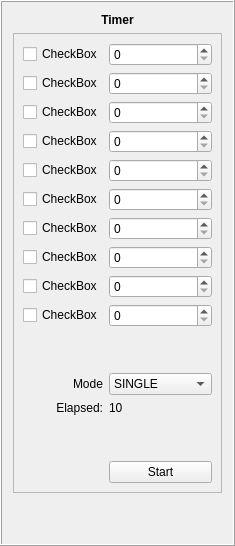
         <widget class="QFrame" name="frame_3">
          <property name="frameShape">
           <enum>QFrame::Box</enum>
          </property>
          <property name="frameShadow">
           <enum>QFrame::Raised</enum>
          </property>
          <layout class="QVBoxLayout" name="verticalLayout_2">
           <item>
            <widget class="QLabel" name="label_4">
             <property name="font">
              <font>
               <weight>75</weight>
               <bold>true</bold>
              </font>
             </property>
             <property name="text">
              <string>Timer</string>
             </property>
             <property name="alignment">
              <set>Qt::AlignHCenter|Qt::AlignTop</set>
             </property>
            </widget>
           </item>
           <item>
            <widget class="QFrame" name="frame_4">
             <property name="frameShape">
              <enum>QFrame::StyledPanel</enum>
             </property>
             <property name="frameShadow">
              <enum>QFrame::Raised</enum>
             </property>
             <layout class="QGridLayout" name="gridLayout_2">
              <item row="7" column="0">
               <widget class="QCheckBox" name="checkBox_13">
                <property name="text">
                 <string>CheckBox</string>
                </property>
               </widget>
              </item>
              <item row="8" column="0">
               <widget class="QCheckBox" name="checkBox_14">
                <property name="text">
                 <string>CheckBox</string>
                </property>
               </widget>
              </item>
              <item row="8" column="1">
               <widget class="QSpinBox" name="spinBox_9"/>
              </item>
              <item row="9" column="1">
               <widget class="QSpinBox" name="spinBox_10"/>
              </item>
              <item row="0" column="0">
               <widget class="QCheckBox" name="checkBox_2">
                <property name="text">
                 <string>CheckBox</string>
                </property>
               </widget>
              </item>
              <item row="3" column="1">
               <widget class="QSpinBox" name="spinBox_4"/>
              </item>
              <item row="0" column="1">
               <widget class="QSpinBox" name="spinBox"/>
              </item>
              <item row="1" column="0">
               <widget class="QCheckBox" name="checkBox_7">
                <property name="text">
                 <string>CheckBox</string>
                </property>
               </widget>
              </item>
              <item row="6" column="1">
               <widget class="QSpinBox" name="spinBox_7"/>
              </item>
              <item row="2" column="0">
               <widget class="QCheckBox" name="checkBox_8">
                <property name="text">
                 <string>CheckBox</string>
                </property>
               </widget>
              </item>
              <item row="1" column="1">
               <widget class="QSpinBox" name="spinBox_2"/>
              </item>
              <item row="2" column="1">
               <widget class="QSpinBox" name="spinBox_3"/>
              </item>
              <item row="4" column="1">
               <widget class="QSpinBox" name="spinBox_5"/>
              </item>
              <item row="9" column="0">
               <widget class="QCheckBox" name="checkBox_15">
                <property name="text">
                 <string>CheckBox</string>
                </property>
               </widget>
              </item>
              <item row="5" column="1">
               <widget class="QSpinBox" name="spinBox_6"/>
              </item>
              <item row="7" column="1">
               <widget class="QSpinBox" name="spinBox_8"/>
              </item>
              <item row="12" column="1">
               <widget class="QLabel" name="label_9">
                <property name="text">
                 <string>10</string>
                </property>
               </widget>
              </item>
              <item row="10" column="0">
               <spacer name="verticalSpacer_4">
                <property name="orientation">
                 <enum>Qt::Vertical</enum>
                </property>
                <property name="sizeHint" stdset="0">
                 <size>
                  <width>20</width>
                  <height>40</height>
                 </size>
                </property>
               </spacer>
              </item>
              <item row="11" column="1">
               <widget class="QComboBox" name="comboBox">
                <item>
                 <property name="text">
                  <string>SINGLE</string>
                 </property>
                </item>
                <item>
                 <property name="text">
                  <string>PERIODICAL</string>
                 </property>
                </item>
               </widget>
              </item>
              <item row="6" column="0">
               <widget class="QCheckBox" name="checkBox_12">
                <property name="text">
                 <string>CheckBox</string>
                </property>
               </widget>
              </item>
              <item row="13" column="0">
               <spacer name="verticalSpacer_3">
                <property name="orientation">
                 <enum>Qt::Vertical</enum>
                </property>
                <property name="sizeHint" stdset="0">
                 <size>
                  <width>20</width>
                  <height>40</height>
                 </size>
                </property>
               </spacer>
              </item>
              <item row="3" column="0">
               <widget class="QCheckBox" name="checkBox_9">
                <property name="text">
                 <string>CheckBox</string>
                </property>
               </widget>
              </item>
              <item row="14" column="1">
               <widget class="QPushButton" name="pushButton_2">
                <property name="text">
                 <string>Start</string>
                </property>
               </widget>
              </item>
              <item row="12" column="0">
               <widget class="QLabel" name="label_7">
                <property name="text">
                 <string>Elapsed:</string>
                </property>
                <property name="alignment">
                 <set>Qt::AlignRight|Qt::AlignTrailing|Qt::AlignVCenter</set>
                </property>
               </widget>
              </item>
              <item row="5" column="0">
               <widget class="QCheckBox" name="checkBox_11">
                <property name="text">
                 <string>CheckBox</string>
                </property>
               </widget>
              </item>
              <item row="4" column="0">
               <widget class="QCheckBox" name="checkBox_10">
                <property name="text">
                 <string>CheckBox</string>
                </property>
               </widget>
              </item>
              <item row="11" column="0">
               <widget class="QLabel" name="label_8">
                <property name="text">
                 <string>Mode</string>
                </property>
                <property name="alignment">
                 <set>Qt::AlignRight|Qt::AlignTrailing|Qt::AlignVCenter</set>
                </property>
               </widget>
              </item>
             </layout>
            </widget>
           </item>
           <item>
            <spacer name="verticalSpacer_9">
             <property name="orientation">
              <enum>Qt::Vertical</enum>
             </property>
             <property name="sizeHint" stdset="0">
              <size>
               <width>20</width>
               <height>40</height>
              </size>
             </property>
            </spacer>
           </item>
          </layout>
         </widget>
